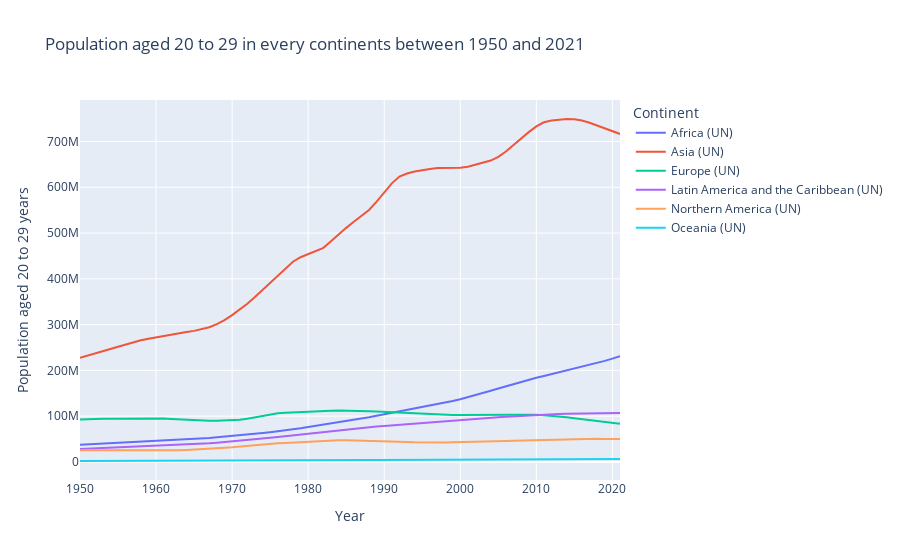

Notebook code for this chart:
### Markdown cell above
## 2.6: Population aged 20 to 29 years

### Code cell
# Filter the DataFrame to select data related to Africa
africa_data = filtered_pop[filtered_pop['Continents and World'] == 'Africa (UN)']

# Filter the DataFrame to select data related to other continents
other_continents_data = filtered_pop[~filtered_pop['Continents and World'].isin(['Africa (UN)', 'World'])]

# Columns to include in the plot
columns_to_plot = ['Population aged 20 to 29 years']

# Concatenate Africa data with data from other continents
combined_data = pd.concat([africa_data, other_continents_data])

# Create an interactive line plot with multiple curves using Plotly Express
fig = px.line(combined_data, x='Year', y='Population aged 20 to 29 years', color='Continents and World', 
              title='Population aged 20 to 29 in every continents between 1950 and 2021', 
              labels={'value': 'Population', 'Year': 'Year', 'Continents and World': 'Continent'})

# Show the interactive line plot
fig.show()
